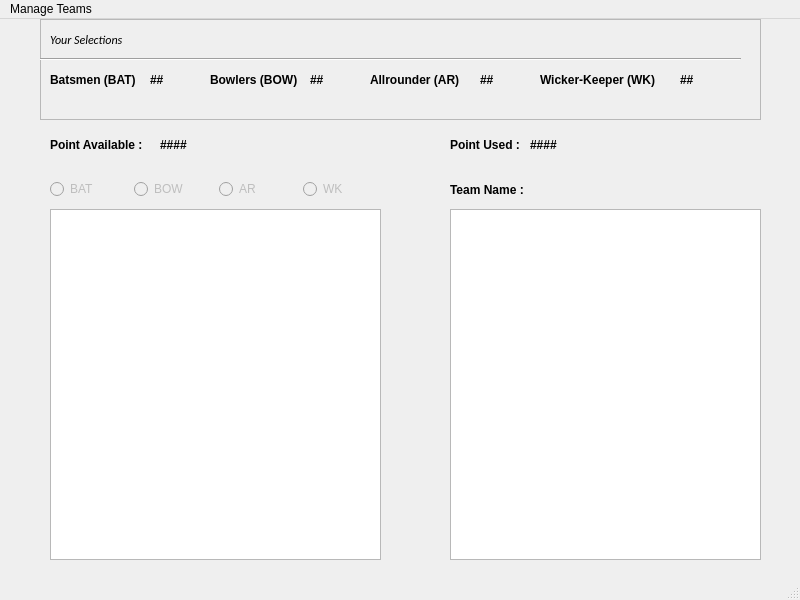
<?xml version="1.0" encoding="UTF-8"?>
<ui version="4.0">
 <class>MainWindow</class>
 <widget class="QMainWindow" name="MainWindow">
  <property name="geometry">
   <rect>
    <x>0</x>
    <y>0</y>
    <width>800</width>
    <height>600</height>
   </rect>
  </property>
  <property name="sizePolicy">
   <sizepolicy hsizetype="Fixed" vsizetype="Fixed">
    <horstretch>0</horstretch>
    <verstretch>0</verstretch>
   </sizepolicy>
  </property>
  <property name="minimumSize">
   <size>
    <width>800</width>
    <height>600</height>
   </size>
  </property>
  <property name="maximumSize">
   <size>
    <width>800</width>
    <height>600</height>
   </size>
  </property>
  <property name="cursor">
   <cursorShape>PointingHandCursor</cursorShape>
  </property>
  <property name="windowTitle">
   <string>Fantasy Cricket</string>
  </property>
  <property name="windowIcon">
   <iconset>
    <normaloff>../Image/cricket.png</normaloff>../Image/cricket.png</iconset>
  </property>
  <property name="autoFillBackground">
   <bool>false</bool>
  </property>
  <widget class="QWidget" name="centralwidget">
   <widget class="QFrame" name="frame">
    <property name="geometry">
     <rect>
      <x>40</x>
      <y>0</y>
      <width>721</width>
      <height>101</height>
     </rect>
    </property>
    <property name="autoFillBackground">
     <bool>false</bool>
    </property>
    <property name="frameShape">
     <enum>QFrame::StyledPanel</enum>
    </property>
    <property name="frameShadow">
     <enum>QFrame::Raised</enum>
    </property>
    <widget class="QLabel" name="label">
     <property name="geometry">
      <rect>
       <x>10</x>
       <y>10</y>
       <width>101</width>
       <height>21</height>
      </rect>
     </property>
     <property name="font">
      <font>
       <family>Calibri</family>
       <pointsize>9</pointsize>
       <italic>true</italic>
      </font>
     </property>
     <property name="text">
      <string>Your Selections</string>
     </property>
    </widget>
    <widget class="QLabel" name="batsmen">
     <property name="geometry">
      <rect>
       <x>10</x>
       <y>50</y>
       <width>101</width>
       <height>21</height>
      </rect>
     </property>
     <property name="font">
      <font>
       <weight>75</weight>
       <italic>false</italic>
       <bold>true</bold>
      </font>
     </property>
     <property name="text">
      <string>Batsmen (BAT)</string>
     </property>
    </widget>
    <widget class="QLabel" name="bowlers">
     <property name="geometry">
      <rect>
       <x>170</x>
       <y>50</y>
       <width>121</width>
       <height>21</height>
      </rect>
     </property>
     <property name="font">
      <font>
       <weight>75</weight>
       <bold>true</bold>
      </font>
     </property>
     <property name="text">
      <string>Bowlers (BOW)</string>
     </property>
    </widget>
    <widget class="QLabel" name="allrounder">
     <property name="geometry">
      <rect>
       <x>330</x>
       <y>50</y>
       <width>131</width>
       <height>21</height>
      </rect>
     </property>
     <property name="font">
      <font>
       <weight>75</weight>
       <bold>true</bold>
      </font>
     </property>
     <property name="text">
      <string>Allrounder (AR)</string>
     </property>
    </widget>
    <widget class="QLabel" name="wicket">
     <property name="geometry">
      <rect>
       <x>500</x>
       <y>50</y>
       <width>171</width>
       <height>21</height>
      </rect>
     </property>
     <property name="font">
      <font>
       <weight>75</weight>
       <bold>true</bold>
      </font>
     </property>
     <property name="text">
      <string>Wicker-Keeper (WK)</string>
     </property>
    </widget>
    <widget class="Line" name="line">
     <property name="geometry">
      <rect>
       <x>0</x>
       <y>30</y>
       <width>701</width>
       <height>20</height>
      </rect>
     </property>
     <property name="orientation">
      <enum>Qt::Horizontal</enum>
     </property>
    </widget>
    <widget class="QLabel" name="batcount">
     <property name="geometry">
      <rect>
       <x>110</x>
       <y>50</y>
       <width>51</width>
       <height>21</height>
      </rect>
     </property>
     <property name="font">
      <font>
       <weight>75</weight>
       <bold>true</bold>
      </font>
     </property>
     <property name="text">
      <string>##</string>
     </property>
    </widget>
    <widget class="QLabel" name="bowlcount">
     <property name="geometry">
      <rect>
       <x>270</x>
       <y>50</y>
       <width>51</width>
       <height>21</height>
      </rect>
     </property>
     <property name="font">
      <font>
       <weight>75</weight>
       <bold>true</bold>
      </font>
     </property>
     <property name="text">
      <string>##</string>
     </property>
    </widget>
    <widget class="QLabel" name="allcount">
     <property name="geometry">
      <rect>
       <x>440</x>
       <y>50</y>
       <width>51</width>
       <height>21</height>
      </rect>
     </property>
     <property name="font">
      <font>
       <weight>75</weight>
       <bold>true</bold>
      </font>
     </property>
     <property name="text">
      <string>##</string>
     </property>
    </widget>
    <widget class="QLabel" name="wcount">
     <property name="geometry">
      <rect>
       <x>640</x>
       <y>50</y>
       <width>51</width>
       <height>21</height>
      </rect>
     </property>
     <property name="font">
      <font>
       <weight>75</weight>
       <bold>true</bold>
      </font>
     </property>
     <property name="text">
      <string>##</string>
     </property>
    </widget>
   </widget>
   <widget class="QLabel" name="label_10">
    <property name="geometry">
     <rect>
      <x>50</x>
      <y>110</y>
      <width>111</width>
      <height>31</height>
     </rect>
    </property>
    <property name="font">
     <font>
      <weight>75</weight>
      <bold>true</bold>
     </font>
    </property>
    <property name="text">
     <string>Point Available :</string>
    </property>
   </widget>
   <widget class="QLabel" name="pointcount">
    <property name="geometry">
     <rect>
      <x>160</x>
      <y>110</y>
      <width>51</width>
      <height>31</height>
     </rect>
    </property>
    <property name="font">
     <font>
      <weight>75</weight>
      <bold>true</bold>
     </font>
    </property>
    <property name="text">
     <string>####</string>
    </property>
   </widget>
   <widget class="QLabel" name="pointuse">
    <property name="geometry">
     <rect>
      <x>530</x>
      <y>110</y>
      <width>51</width>
      <height>31</height>
     </rect>
    </property>
    <property name="font">
     <font>
      <weight>75</weight>
      <bold>true</bold>
     </font>
    </property>
    <property name="text">
     <string>####</string>
    </property>
   </widget>
   <widget class="QLabel" name="label_13">
    <property name="geometry">
     <rect>
      <x>450</x>
      <y>110</y>
      <width>81</width>
      <height>31</height>
     </rect>
    </property>
    <property name="font">
     <font>
      <weight>75</weight>
      <bold>true</bold>
     </font>
    </property>
    <property name="text">
     <string>Point Used :</string>
    </property>
   </widget>
   <widget class="QListWidget" name="player">
    <property name="geometry">
     <rect>
      <x>50</x>
      <y>190</y>
      <width>331</width>
      <height>351</height>
     </rect>
    </property>
    <property name="font">
     <font>
      <weight>75</weight>
      <bold>true</bold>
     </font>
    </property>
   </widget>
   <widget class="QListWidget" name="select">
    <property name="geometry">
     <rect>
      <x>450</x>
      <y>190</y>
      <width>311</width>
      <height>351</height>
     </rect>
    </property>
    <property name="font">
     <font>
      <weight>75</weight>
      <bold>true</bold>
     </font>
    </property>
   </widget>
   <widget class="QWidget" name="horizontalLayoutWidget">
    <property name="geometry">
     <rect>
      <x>50</x>
      <y>150</y>
      <width>331</width>
      <height>41</height>
     </rect>
    </property>
    <layout class="QHBoxLayout" name="horizontalLayout">
     <item>
      <widget class="QRadioButton" name="bat">
       <property name="enabled">
        <bool>false</bool>
       </property>
       <property name="text">
        <string>BAT</string>
       </property>
      </widget>
     </item>
     <item>
      <widget class="QRadioButton" name="bow">
       <property name="enabled">
        <bool>false</bool>
       </property>
       <property name="text">
        <string>BOW</string>
       </property>
      </widget>
     </item>
     <item>
      <widget class="QRadioButton" name="ar">
       <property name="enabled">
        <bool>false</bool>
       </property>
       <property name="text">
        <string>AR</string>
       </property>
      </widget>
     </item>
     <item>
      <widget class="QRadioButton" name="wk">
       <property name="enabled">
        <bool>false</bool>
       </property>
       <property name="text">
        <string>WK</string>
       </property>
      </widget>
     </item>
    </layout>
   </widget>
   <widget class="QWidget" name="horizontalLayoutWidget_2">
    <property name="geometry">
     <rect>
      <x>450</x>
      <y>150</y>
      <width>311</width>
      <height>41</height>
     </rect>
    </property>
    <layout class="QHBoxLayout" name="horizontalLayout_2">
     <item>
      <widget class="QLabel" name="label_15">
       <property name="font">
        <font>
         <weight>75</weight>
         <bold>true</bold>
        </font>
       </property>
       <property name="text">
        <string>Team Name :</string>
       </property>
       <property name="alignment">
        <set>Qt::AlignLeading|Qt::AlignLeft|Qt::AlignVCenter</set>
       </property>
      </widget>
     </item>
     <item>
      <widget class="QLabel" name="tname">
       <property name="font">
        <font>
         <weight>75</weight>
         <bold>true</bold>
        </font>
       </property>
       <property name="text">
        <string/>
       </property>
      </widget>
     </item>
    </layout>
   </widget>
  </widget>
  <widget class="QMenuBar" name="menubar">
   <property name="geometry">
    <rect>
     <x>0</x>
     <y>0</y>
     <width>800</width>
     <height>25</height>
    </rect>
   </property>
   <widget class="QMenu" name="menu">
    <property name="title">
     <string>Manage Teams</string>
    </property>
    <addaction name="actionNEW_Team"/>
    <addaction name="separator"/>
    <addaction name="actionOPEN_Team"/>
    <addaction name="separator"/>
    <addaction name="actionSAVE_Team"/>
    <addaction name="separator"/>
    <addaction name="actionEVALUATE_Team"/>
   </widget>
   <addaction name="menu"/>
  </widget>
  <widget class="QStatusBar" name="statusbar"/>
  <action name="actionNEW_Team">
   <property name="text">
    <string>NEW Team</string>
   </property>
  </action>
  <action name="actionOPEN_Team">
   <property name="text">
    <string>OPEN Team</string>
   </property>
  </action>
  <action name="actionSAVE_Team">
   <property name="text">
    <string>SAVE Team</string>
   </property>
  </action>
  <action name="actionEVALUATE_Team">
   <property name="text">
    <string>EVALUATE Team</string>
   </property>
  </action>
 </widget>
 <resources/>
 <connections/>
</ui>
